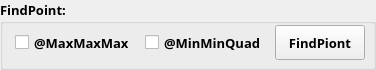
    <widget class="QGroupBox" name="groupBox_FindPoint">
     <property name="geometry">
      <rect>
       <x>15</x>
       <y>25</y>
       <width>376</width>
       <height>70</height>
      </rect>
     </property>
     <property name="font">
      <font>
       <family>微软雅黑</family>
       <pointsize>10</pointsize>
       <weight>75</weight>
       <bold>true</bold>
      </font>
     </property>
     <property name="styleSheet">
      <string notr="true">

#groupBox_FindPoint
{
	border: 1px solid orange;

    margin-top:4ex;
	border-radius:5px;

}
#groupBox_FindPoint::title
{
	subcontrol-origin:margin;
	color:blue;
	left:10px;
	margin-top:1.3ex;
}
</string>
     </property>
     <property name="title">
      <string>FindPoint:</string>
     </property>
     <widget class="QCheckBox" name="Lock_All_Max_EN">
      <property name="geometry">
       <rect>
        <x>15</x>
        <y>30</y>
        <width>125</width>
        <height>25</height>
       </rect>
      </property>
      <property name="font">
       <font>
        <family>微软雅黑</family>
        <pointsize>10</pointsize>
        <weight>75</weight>
        <bold>true</bold>
       </font>
      </property>
      <property name="text">
       <string>@MaxMaxMax</string>
      </property>
      <property name="checked">
       <bool>false</bool>
      </property>
     </widget>
     <widget class="QCheckBox" name="Lock_NNQ_EN">
      <property name="geometry">
       <rect>
        <x>145</x>
        <y>30</y>
        <width>125</width>
        <height>25</height>
       </rect>
      </property>
      <property name="font">
       <font>
        <family>微软雅黑</family>
        <pointsize>10</pointsize>
        <weight>75</weight>
        <bold>true</bold>
       </font>
      </property>
      <property name="text">
       <string>@MinMinQuad</string>
      </property>
      <property name="checked">
       <bool>false</bool>
      </property>
     </widget>
     <widget class="QPushButton" name="FindPoint">
      <property name="geometry">
       <rect>
        <x>275</x>
        <y>25</y>
        <width>90</width>
        <height>35</height>
       </rect>
      </property>
      <property name="font">
       <font>
        <family>微软雅黑</family>
        <pointsize>10</pointsize>
        <weight>75</weight>
        <bold>true</bold>
       </font>
      </property>
      <property name="text">
       <string>FindPiont</string>
      </property>
     </widget>
    </widget>
